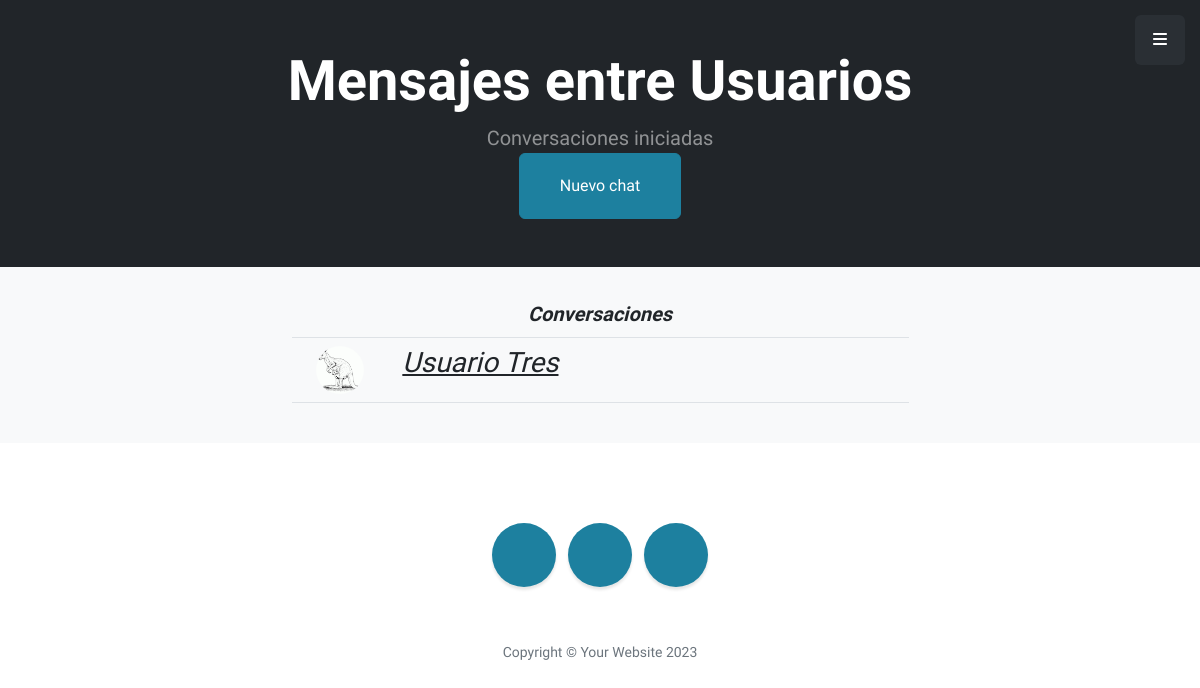
Before: /messages/ (signed in) with the older database file.
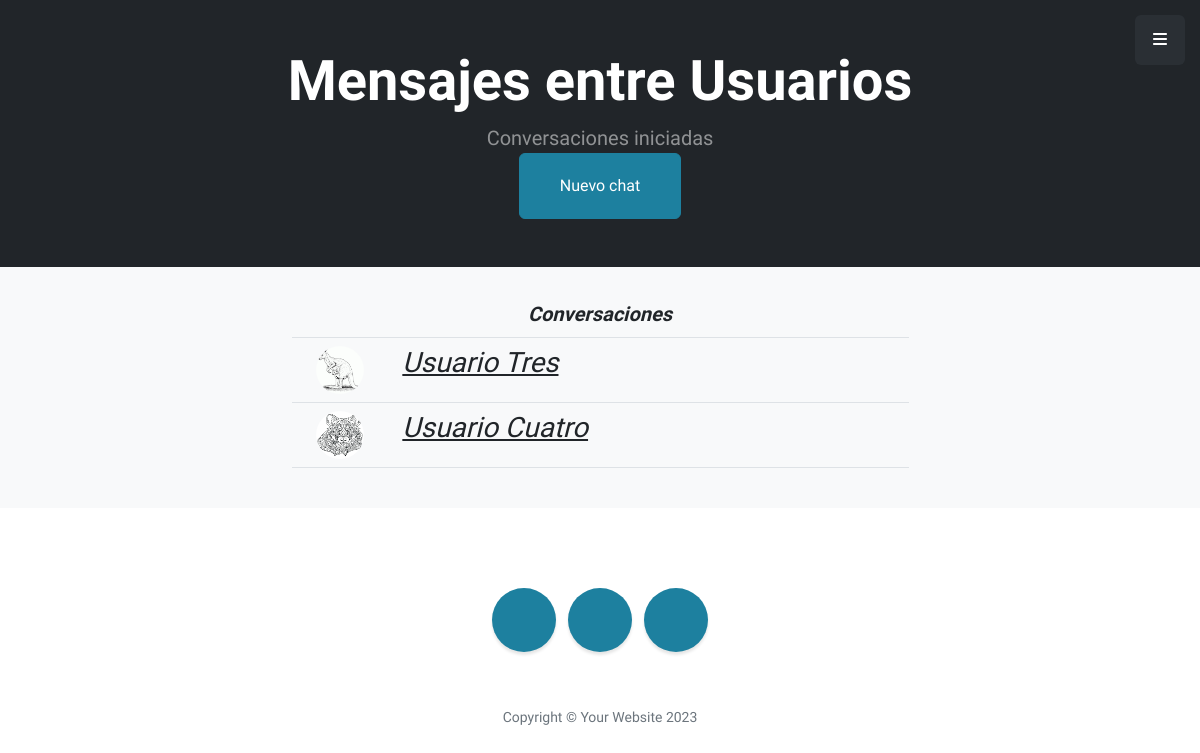
After: the same page with the newer database file.
### AppProyecto/models.py (models this page shows)
class Chat(models.Model):
    user_chat_1    = models.ForeignKey(User, on_delete=models.CASCADE, related_name='chat_user_1')
    user_chat_2    = models.ForeignKey(User, on_delete=models.CASCADE, related_name='chat_user_2')
    fecha_creacion = models.DateField(auto_now=False, auto_now_add=True)

class UserExtension(models.Model):
    user        = models.OneToOneField(User, on_delete=models.CASCADE)
    descripcion = models.CharField(max_length=255, null=True)
    link        = models.URLField(max_length=100, null=True)
    avatar      = models.ImageField(upload_to='avatares/', null=True, blank=True)

### AppProyecto/views.py (the view)
# urls.py: path('messages/', views.ver_chats, name='Ver_chats'),
@login_required
def ver_chats(request):
    chats = Chat.objects.all().filter(user_chat_2=request.user).union(
            Chat.objects.all().filter(user_chat_1=request.user)
    ).order_by('id')
    return render(request, 'AppProyecto/ver_chats.html', { 'chats' : chats })

### AppProyecto/templates/AppProyecto/ver_chats.html (shortened to what the changed rows need)
{% extends 'AppProyecto/padre.html' %}
{% load static %}
{% block bloque_header %}
    <header class="bg-dark py-4">
        <div class="container px-3 px-lg-4 my-4">
            <div class="text-center text-white">
                <h1 class="display-4 fw-bolder">
                    Mensajes entre Usuarios
                </h1>
            </div>
        </div>
    </header>
{% endblock bloque_header %}
{% block contenidoQueCambia %}
<section class="bg-light">
    <div class="container p-3 p-lg-4">
        <div class="row gx-4 gx-lg-5 justify-content-center">
            <div class="col-md-10 col-lg-8 col-xl-7">
                <table class="table fst-italic">
                    <thead>
                        <tr>
                            <th class="fw-bolder lead text-center" colspan="2">Conversaciones</th>
                        </tr>
                    </thead>
                    <tbody>
                        {% if chats %}
                            {% for chat in chats %}
                                <tr>
                                    <td class="col-lg-2">
                                        <div class="mx-3 mb-5 mb-lg-0">
                                            {% if request.user == chat.user_chat_1 %}
                                                {% if chat.user_chat_2.userextension.avatar %}
                                                    <img width="48" height="48" class="img-avatar rounded-circle" src= {{ chat.user_chat_2.userextension.avatar.url }} alt="Avatar"/>
                                                {% else %}
                                                    <img width="48" height="48" class="img-avatar rounded-circle" src= {% static 'assets/img/blank-profile.jpg' %} alt="Sin avatar"/>
                                                {% endif %}
                                            {% else %}
                                                {% if chat.user_chat_1.userextension.avatar %}
                                                    <img width="48" height="48" class="img-avatar rounded-circle" src= {{ chat.user_chat_1.userextension.avatar.url }} alt="Avatar"/>
                                                {% else %}
                                                    <img width="48" height="48" class="img-avatar rounded-circle" src= {% static 'assets/img/blank-profile.jpg' %} alt="Sin avatar"/>
                                                {% endif %}
                                            {% endif %}
                                        </div>
                                    </td>
                                    <td class="col-lg-10 post-preview">
                                        <a href={% url 'Ver_chat' chat.id %}>
                                            {% if request.user == chat.user_chat_1 %}
                                                <h3 class="post-subtitle">
                                                    {% if chat.user_chat_2.get_full_name %}
                                                        {{ chat.user_chat_2.get_full_name }}
                                                    {% else %}
                                                        {{ chat.user_chat_2.username }}
                                                    {% endif %}
                                                </h3>
                                            {% else %}
                                                <h3 class="post-subtitle">
                                                    {% if chat.user_chat_1.get_full_name %}
                                                        {{ chat.user_chat_1.get_full_name }}
                                                    {% else %}
                                                        {{ chat.user_chat_1.username }}
                                                    {% endif %}
                                                </h3>
                                            {% endif %}
                                    </td>
                                </tr>
                            {% endfor %}
                        {% endif %}
                    </tbody>
                </table>
            </div>
        </div>
    </div>
</section>
{% endblock contenidoQueCambia %}

Changed rows visible on the page:
added Chat: user_chat_1.userextension.avatar (picture), user_chat_1.get_full_name "Usuario Cuatro"
